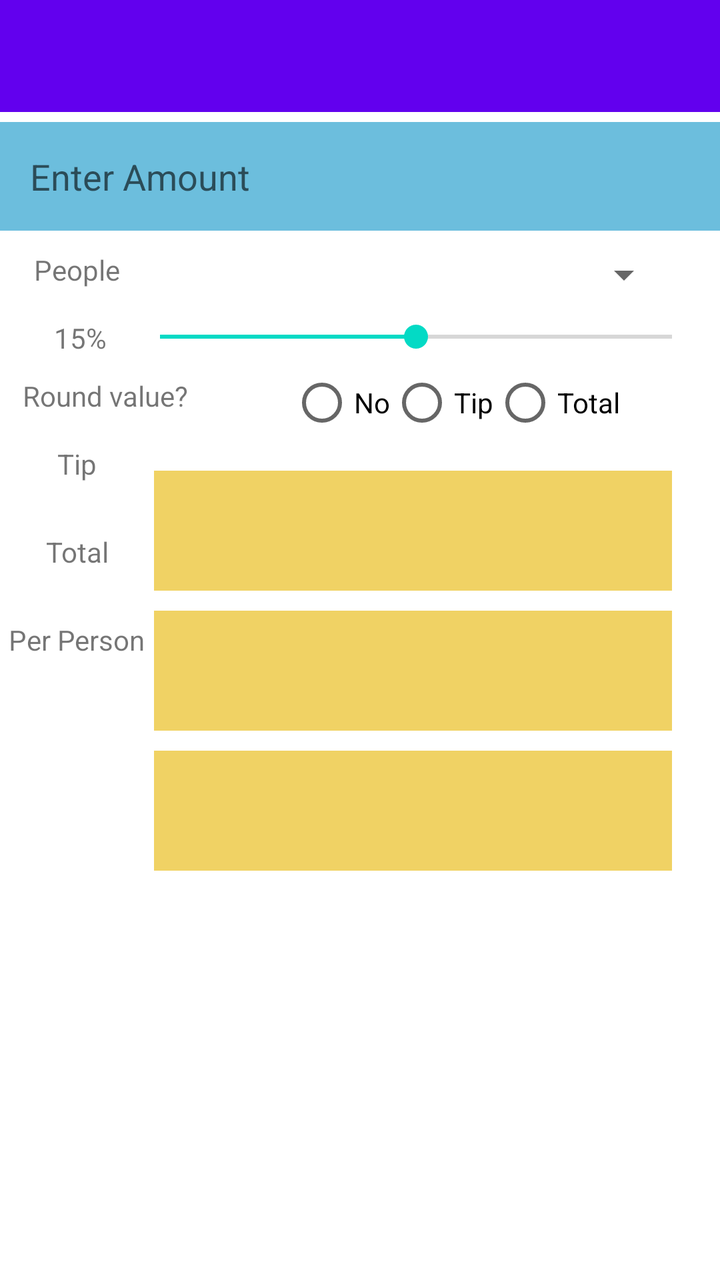
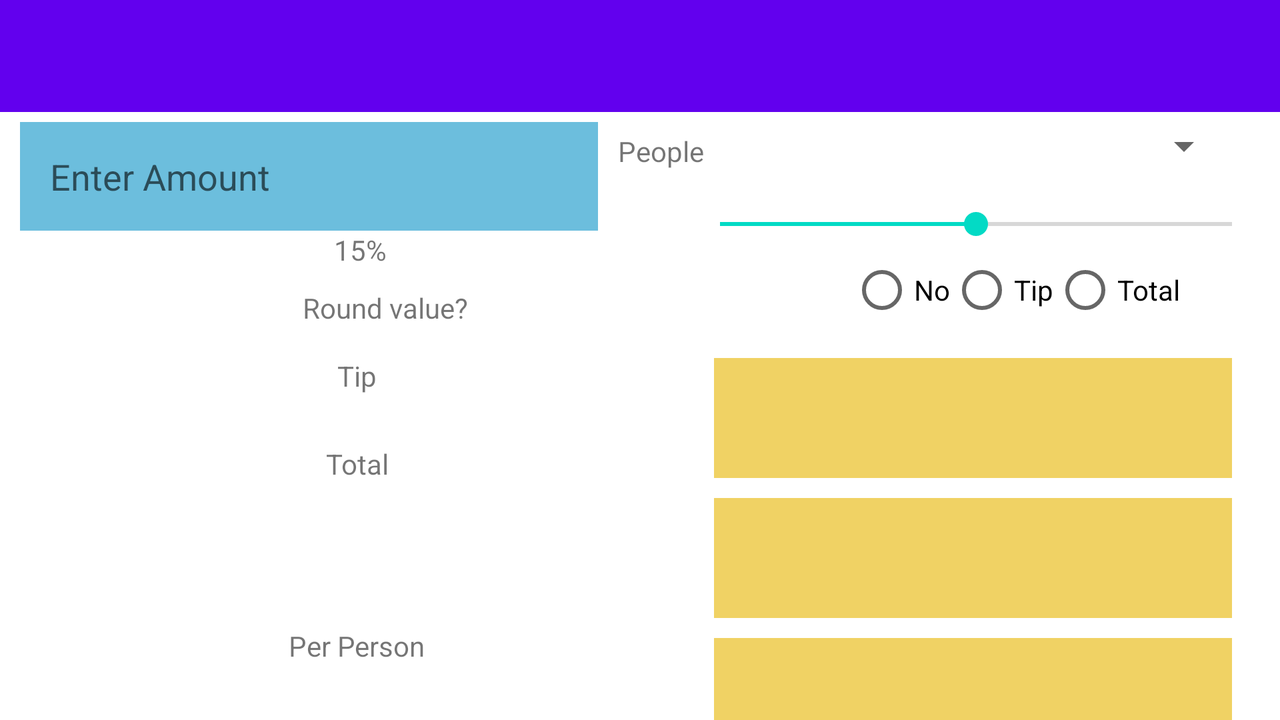

The same Android screen from two of the app's own layout files: first res/layout/ as a phone draws it, then the author's variant for another configuration, drawn on a device whose configuration selects that folder. Both files follow.
<!-- AndroidManifest.xml: activity theme Theme.MP1TipCalculator.NoActionBar -->
<!-- res/layout/activity_main.xml -->
<?xml version="1.0" encoding="utf-8"?>
<androidx.constraintlayout.widget.ConstraintLayout xmlns:android="http://schemas.android.com/apk/res/android"
    xmlns:app="http://schemas.android.com/apk/res-auto"
    android:id="@+id/mainLayout"
    android:layout_width="match_parent"
    android:layout_height="match_parent"
    android:layout_column="2"
    android:layout_row="4"
    android:useDefaultMargins="true"
    app:layout_behavior="@string/appbar_scrolling_view_behavior">

    <include
        android:id="@+id/toolbar"
        layout="@layout/appbar" />

    <SeekBar
        android:id="@+id/percentSeekBar"
        android:layout_width="256dp"
        android:layout_height="wrap_content"
        android:layout_marginTop="10dp"
        android:layout_marginEnd="24dp"
        android:layout_marginRight="24dp"
        android:max="30"
        android:padding="@dimen/standard_text_padding"
        android:progress="15"
        app:layout_constraintEnd_toEndOf="parent"
        app:layout_constraintTop_toBottomOf="@+id/spinner" />

    <TextView
        android:id="@+id/percentTextView"
        android:layout_width="wrap_content"
        android:layout_height="wrap_content"
        android:layout_marginTop="10dp"
        android:gravity="end"
        android:padding="@dimen/standard_text_padding"
        android:text="@string/tip_percent"
        android:textAlignment="textEnd"
        app:layout_constraintEnd_toStartOf="@+id/percentSeekBar"
        app:layout_constraintStart_toStartOf="parent"
        app:layout_constraintTop_toBottomOf="@+id/spinner" />

    <TextView
        android:id="@+id/tipLabelTextView"
        android:layout_width="wrap_content"
        android:layout_height="wrap_content"
        android:layout_marginTop="15dp"
        android:gravity="center"
        android:padding="@dimen/standard_text_padding"
        android:text="@string/tip_label"
        app:layout_constraintEnd_toStartOf="@+id/tipTextView"
        app:layout_constraintStart_toStartOf="parent"
        app:layout_constraintTop_toBottomOf="@+id/radiotextview" />

    <TextView
        android:id="@+id/totalLabelTextView"
        android:layout_width="wrap_content"
        android:layout_height="wrap_content"
        android:layout_marginTop="25dp"
        android:padding="@dimen/standard_text_padding"
        android:text="@string/total_label"
        app:layout_constraintEnd_toStartOf="@+id/totalTextView"
        app:layout_constraintStart_toStartOf="parent"
        app:layout_constraintTop_toBottomOf="@+id/tipLabelTextView" />

    <TextView
        android:id="@+id/tipTextView"
        android:layout_width="259dp"
        android:layout_height="60dp"
        android:layout_marginEnd="24dp"
        android:layout_marginRight="24dp"
        android:layout_marginTop="10dp"
        android:background="#A8E8BB15"
        android:gravity="center"
        app:layout_constraintEnd_toEndOf="parent"
        app:layout_constraintTop_toBottomOf="@+id/radioGroup" />

    <TextView
        android:id="@+id/totalTextView"
        android:layout_width="259dp"
        android:layout_height="60dp"
        android:layout_marginTop="10dp"
        android:layout_marginRight="24dp"
        android:layout_marginEnd="24dp"
        android:background="#A8E8BB15"
        android:gravity="center"
        app:layout_constraintEnd_toEndOf="parent"
        app:layout_constraintTop_toBottomOf="@+id/tipTextView" />


    <TextView
        android:id="@+id/amountTextView"
        android:layout_width="71dp"
        android:layout_height="31dp"
        app:layout_constraintBottom_toBottomOf="@+id/editEnterAmount"
        app:layout_constraintStart_toStartOf="@+id/editEnterAmount"
        app:layout_constraintTop_toBottomOf="@+id/toolbar" />

    <EditText
        android:id="@+id/editEnterAmount"
        android:layout_width="match_parent"
        android:layout_height="wrap_content"
        android:layout_marginTop="5dp"
        android:autofillHints=""
        android:background="#6CBEDD"
        android:ems="10"
        android:hint="@string/enter_amount"
        android:inputType="numberDecimal"
        android:padding="15dp"
        app:layout_constraintEnd_toEndOf="parent"
        app:layout_constraintStart_toStartOf="parent"
        app:layout_constraintTop_toBottomOf="@+id/toolbar" />

    <Spinner
        android:id="@+id/spinner"
        android:layout_width="259dp"
        android:layout_height="wrap_content"
        android:layout_marginEnd="24dp"
        android:layout_marginRight="24dp"
        android:layout_marginTop="10dp"
        app:layout_constraintEnd_toEndOf="parent"
        app:layout_constraintTop_toBottomOf="@+id/editEnterAmount" />

    <TextView
        android:id="@+id/spinnerView"
        android:layout_width="wrap_content"
        android:layout_height="wrap_content"
        android:layout_marginTop="10dp"
        android:text="@string/spinner_txt"
        app:layout_constraintEnd_toStartOf="@+id/spinner"
        app:layout_constraintStart_toStartOf="parent"
        app:layout_constraintTop_toBottomOf="@+id/editEnterAmount" />

    <TextView
        android:id="@+id/totalPerPersonView"
        android:layout_width="259dp"
        android:layout_height="60dp"
        android:layout_marginTop="10dp"
        android:layout_marginRight="24dp"
        android:layout_marginEnd="24dp"
        android:gravity="center"
        android:background="#A8E8BB15"
        app:layout_constraintEnd_toEndOf="parent"
        app:layout_constraintTop_toBottomOf="@+id/totalTextView" />

    <TextView
        android:id="@+id/PerPerson"
        android:layout_width="wrap_content"
        android:layout_height="wrap_content"
        android:layout_marginTop="25dp"
        android:padding="@dimen/standard_text_padding"
        android:text="@string/per_person"
        app:layout_constraintEnd_toStartOf="@+id/totalPerPersonView"
        app:layout_constraintStart_toStartOf="parent"
        app:layout_constraintTop_toBottomOf="@+id/totalLabelTextView" />

    <RadioGroup
        android:id="@+id/radioGroup"
        android:layout_width="wrap_content"
        android:layout_height="wrap_content"
        android:layout_marginRight="50dp"
        android:layout_marginEnd="50dp"
        android:orientation="horizontal"
        app:layout_constraintEnd_toEndOf="parent"
        app:layout_constraintTop_toBottomOf="@+id/percentSeekBar" >
    <RadioButton
        android:id="@+id/rNo"
        android:layout_width="wrap_content"
        android:layout_height="wrap_content"
        android:onClick="onRadioButtonClicked"
        android:text="@string/radio_no_text"/>
    <RadioButton
        android:id="@+id/rTip"
        android:layout_width="wrap_content"
        android:layout_height="wrap_content"
        android:onClick="onRadioButtonClicked"
        android:text="@string/radio_tip_text"/>
    <RadioButton
        android:id="@+id/rTotal"
        android:layout_width="wrap_content"
        android:layout_height="wrap_content"
        android:onClick="onRadioButtonClicked"
        android:text="@string/radio_total_text"/>
    </RadioGroup>

    <TextView
        android:id="@+id/radiotextview"
        android:layout_width="wrap_content"
        android:layout_height="wrap_content"
        android:layout_marginTop="10dp"
        android:layout_marginRight="40dp"
        android:layout_marginEnd="40dp"
        android:text="@string/radio_round"
        app:layout_constraintEnd_toStartOf="@+id/radioGroup"
        app:layout_constraintStart_toStartOf="parent"
        app:layout_constraintTop_toBottomOf="@+id/percentTextView" />

</androidx.constraintlayout.widget.ConstraintLayout>
<!-- res/layout/appbar.xml (included above) -->
<?xml version="1.0" encoding="utf-8"?>
<androidx.appcompat.widget.Toolbar
            xmlns:android="http://schemas.android.com/apk/res/android"
            xmlns:app="http://schemas.android.com/apk/res-auto"
            android:id="@+id/toolbar"
            android:layout_width="match_parent"
            android:layout_height="wrap_content"
            android:background="?attr/colorPrimary"
            app:popupTheme="@style/Theme.MP1TipCalculator.PopupOverlay">
</androidx.appcompat.widget.Toolbar>
<!-- resources referenced by this layout -->
<resources>
  <string name="enter_amount">Enter Amount</string>
  <string name="per_person">Per Person</string>
  <string name="radio_no_text">No</string>
  <string name="radio_round">Round value?</string>
  <string name="radio_tip_text">Tip</string>
  <string name="radio_total_text">Total</string>
  <string name="spinner_txt">People</string>
  <string name="tip_label">Tip</string>
  <string name="tip_percent">15%</string>
  <string name="total_label">Total</string>
  <style name="Theme.MP1TipCalculator.PopupOverlay" parent="ThemeOverlay.AppCompat.Light" />
  <style name="Theme.MP1TipCalculator.NoActionBar">
          <item name="windowActionBar">false</item>
          <item name="windowNoTitle">true</item>
      </style>
</resources>
<!-- res/layout-land/activity_main.xml (the author's variant of the layout above) -->
<!-- drawn on the phone turned sideways -->
<?xml version="1.0" encoding="utf-8"?>
<androidx.core.widget.NestedScrollView
    xmlns:android="http://schemas.android.com/apk/res/android"
    android:layout_width="fill_parent"
    android:layout_height="fill_parent">
<androidx.constraintlayout.widget.ConstraintLayout xmlns:app="http://schemas.android.com/apk/res-auto"
    xmlns:tools="http://schemas.android.com/tools"
    android:id="@+id/mainLayout"
    android:layout_width="match_parent"
    android:layout_height="match_parent"
    android:layout_row="4"
    android:layout_column="2"
    android:useDefaultMargins="true"
    app:layout_behavior="@string/appbar_scrolling_view_behavior">

    <include
        android:id="@+id/toolbar"
        layout="@layout/appbar" />

    <SeekBar
        android:id="@+id/percentSeekBar"
        android:layout_width="256dp"
        android:layout_height="wrap_content"
        android:layout_marginTop="18dp"
        android:layout_marginEnd="24dp"
        android:layout_marginRight="24dp"
        android:max="30"
        android:padding="@dimen/standard_text_padding"
        android:progress="15"
        app:layout_constraintEnd_toEndOf="parent"
        app:layout_constraintTop_toBottomOf="@+id/spinner" />

    <TextView
        android:id="@+id/percentTextView"
        android:layout_width="0dp"
        android:layout_height="wrap_content"
        android:padding="@dimen/standard_text_padding"
        android:text="@string/tip_percent"
        android:gravity="center"
        app:layout_constraintEnd_toStartOf="@+id/percentSeekBar"
        app:layout_constraintStart_toStartOf="parent"
        app:layout_constraintTop_toBottomOf="@+id/editEnterAmount" />

    <TextView
        android:id="@+id/tipLabelTextView"
        android:layout_width="0dp"
        android:layout_height="wrap_content"
        android:layout_marginTop="15dp"
        android:gravity="center"
        android:padding="@dimen/standard_text_padding"
        android:text="@string/tip_label"
        app:layout_constraintEnd_toStartOf="@+id/tipTextView"
        app:layout_constraintStart_toStartOf="parent"
        app:layout_constraintTop_toBottomOf="@+id/radiotextview" />

    <TextView
        android:id="@+id/totalLabelTextView"
        android:layout_width="0dp"
        android:layout_height="wrap_content"
        android:layout_marginTop="25dp"
        android:padding="@dimen/standard_text_padding"
        android:text="@string/total_label"
        android:gravity="center"
        app:layout_constraintEnd_toStartOf="@+id/totalTextView"
        app:layout_constraintStart_toStartOf="parent"
        app:layout_constraintTop_toBottomOf="@+id/tipLabelTextView" />

    <TextView
        android:id="@+id/tipTextView"
        android:layout_width="259dp"
        android:layout_height="60dp"
        android:layout_marginTop="10dp"
        android:layout_marginEnd="24dp"
        android:layout_marginRight="24dp"
        android:background="#A8E8BB15"
        android:gravity="center"
        app:layout_constraintEnd_toEndOf="parent"
        app:layout_constraintTop_toBottomOf="@+id/radioGroup" />

    <TextView
        android:id="@+id/totalTextView"
        android:layout_width="259dp"
        android:layout_height="60dp"
        android:layout_marginTop="10dp"
        android:layout_marginEnd="24dp"
        android:layout_marginRight="24dp"
        android:background="#A8E8BB15"
        android:gravity="center"
        app:layout_constraintEnd_toEndOf="parent"
        app:layout_constraintTop_toBottomOf="@+id/tipTextView" />


    <TextView
        android:id="@+id/amountTextView"
        android:layout_width="0dp"
        android:layout_height="wrap_content"
        app:layout_constraintBottom_toBottomOf="@+id/editEnterAmount"
        app:layout_constraintEnd_toEndOf="@+id/editEnterAmount"
        app:layout_constraintStart_toStartOf="@+id/editEnterAmount"
        app:layout_constraintTop_toBottomOf="@+id/toolbar" />

    <EditText
        android:id="@+id/editEnterAmount"
        android:layout_width="0dp"
        android:layout_height="wrap_content"
        android:layout_marginStart="10dp"
        android:layout_marginLeft="10dp"
        android:layout_marginTop="5dp"
        android:layout_marginRight="10dp"
        android:layout_marginEnd="10dp"
        android:autofillHints=""
        android:background="#6CBEDD"
        android:ems="10"
        android:hint="@string/enter_amount"
        android:inputType="numberDecimal"
        android:padding="15dp"
        app:layout_constraintEnd_toStartOf="@+id/spinnerView"
        app:layout_constraintStart_toStartOf="parent"
        app:layout_constraintTop_toBottomOf="@+id/toolbar" />

    <Spinner
        android:id="@+id/spinner"
        android:layout_width="259dp"
        android:layout_height="wrap_content"
        android:layout_marginRight="24dp"
        android:layout_marginEnd="24dp"
        android:layout_marginTop="5dp"
        app:layout_constraintEnd_toEndOf="parent"
        app:layout_constraintTop_toBottomOf="@+id/toolbar" />

    <TextView
        android:id="@+id/spinnerView"
        android:layout_width="wrap_content"
        android:layout_height="wrap_content"
        android:layout_marginTop="10dp"
        android:layout_marginRight="5dp"
        android:layout_marginEnd="5dp"
        android:text="@string/spinner_txt"
        app:layout_constraintEnd_toStartOf="@+id/spinner"
        app:layout_constraintTop_toBottomOf="@+id/toolbar" />

    <TextView
        android:id="@+id/totalPerPersonView"
        android:layout_width="259dp"
        android:layout_height="60dp"
        android:layout_marginTop="10dp"
        android:layout_marginEnd="24dp"
        android:layout_marginRight="24dp"
        android:layout_marginBottom="2dp"
        android:background="#A8E8BB15"
        android:gravity="center"
        app:layout_constraintBottom_toBottomOf="parent"
        app:layout_constraintEnd_toEndOf="parent"
        app:layout_constraintTop_toBottomOf="@+id/totalTextView" />

    <TextView
        android:id="@+id/PerPerson"
        android:layout_width="0dp"
        android:layout_height="wrap_content"
        android:layout_marginTop="25dp"
        android:layout_marginBottom="2dp"
        android:gravity="center"
        android:padding="@dimen/standard_text_padding"
        android:text="@string/per_person"
        app:layout_constraintBottom_toBottomOf="parent"
        app:layout_constraintEnd_toStartOf="@+id/totalPerPersonView"
        app:layout_constraintStart_toStartOf="parent"
        app:layout_constraintTop_toBottomOf="@+id/totalLabelTextView" />

    <RadioGroup
        android:id="@+id/radioGroup"
        android:layout_width="wrap_content"
        android:layout_height="wrap_content"
        android:layout_marginEnd="50dp"
        android:layout_marginRight="50dp"
        android:orientation="horizontal"
        app:layout_constraintEnd_toEndOf="parent"
        app:layout_constraintTop_toBottomOf="@+id/percentSeekBar">

        <RadioButton
            android:id="@+id/rNo"
            android:layout_width="wrap_content"
            android:layout_height="wrap_content"
            android:onClick="onRadioButtonClicked"
            android:text="@string/radio_no_text" />

        <RadioButton
            android:id="@+id/rTip"
            android:layout_width="wrap_content"
            android:layout_height="wrap_content"
            android:onClick="onRadioButtonClicked"
            android:text="@string/radio_tip_text" />

        <RadioButton
            android:id="@+id/rTotal"
            android:layout_width="wrap_content"
            android:layout_height="wrap_content"
            android:onClick="onRadioButtonClicked"
            android:text="@string/radio_total_text" />
    </RadioGroup>

    <TextView
        android:id="@+id/radiotextview"
        android:layout_width="0dp"
        android:layout_height="wrap_content"
        android:layout_marginTop="10dp"
        android:layout_marginEnd="40dp"
        android:layout_marginRight="40dp"
        android:text="@string/radio_round"
        android:gravity="center"
        app:layout_constraintEnd_toStartOf="@+id/radioGroup"
        app:layout_constraintStart_toStartOf="parent"
        app:layout_constraintTop_toBottomOf="@+id/percentTextView" />

</androidx.constraintlayout.widget.ConstraintLayout>
</androidx.core.widget.NestedScrollView>
